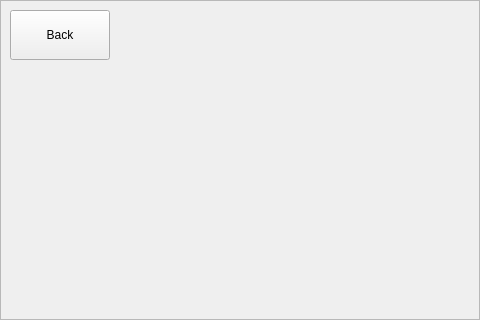
<?xml version="1.0" encoding="UTF-8"?>
<ui version="4.0">
 <class>SettingForm</class>
 <widget class="QWidget" name="SettingForm">
  <property name="geometry">
   <rect>
    <x>0</x>
    <y>0</y>
    <width>480</width>
    <height>320</height>
   </rect>
  </property>
  <property name="windowTitle">
   <string>Form</string>
  </property>
  <widget class="QFrame" name="frame">
   <property name="geometry">
    <rect>
     <x>0</x>
     <y>0</y>
     <width>480</width>
     <height>320</height>
    </rect>
   </property>
   <property name="maximumSize">
    <size>
     <width>480</width>
     <height>320</height>
    </size>
   </property>
   <property name="frameShape">
    <enum>QFrame::StyledPanel</enum>
   </property>
   <property name="frameShadow">
    <enum>QFrame::Raised</enum>
   </property>
   <widget class="QPushButton" name="backButton">
    <property name="geometry">
     <rect>
      <x>10</x>
      <y>10</y>
      <width>100</width>
      <height>50</height>
     </rect>
    </property>
    <property name="styleSheet">
     <string notr="true">font: 9pt &quot;휴먼둥근헤드라인&quot;;</string>
    </property>
    <property name="text">
     <string>Back</string>
    </property>
   </widget>
  </widget>
 </widget>
 <resources/>
 <connections/>
</ui>
